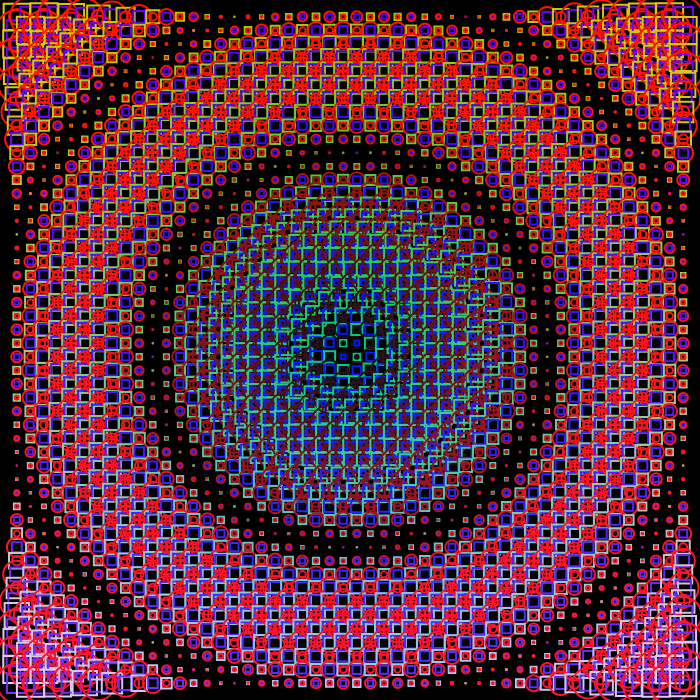
Frame 1 (no input)
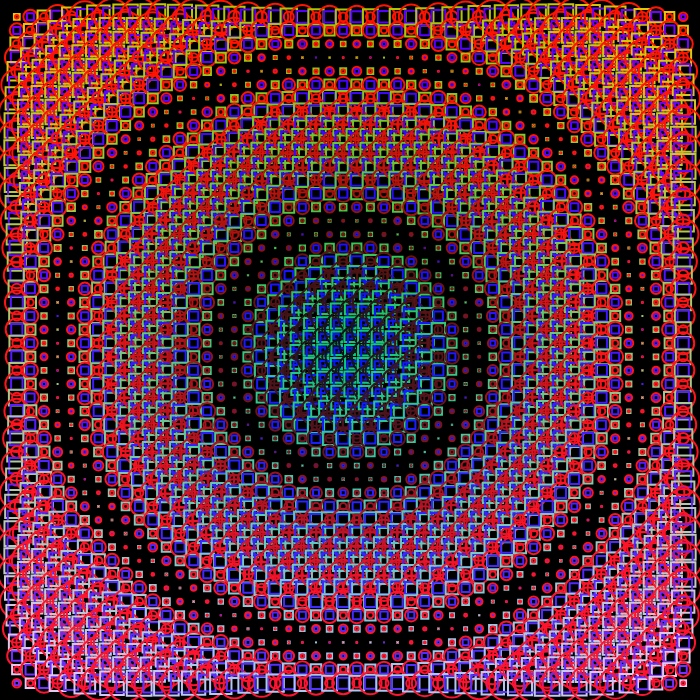
Frame 60 (no input)
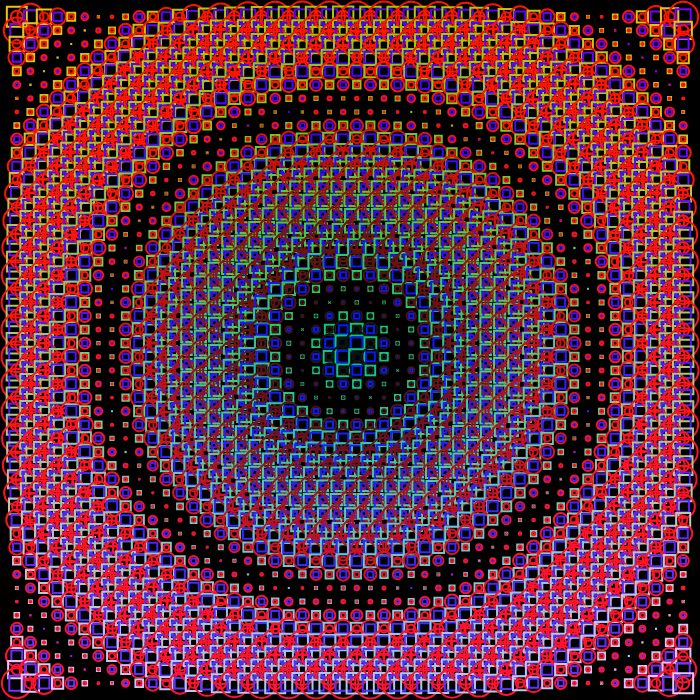
Frame 120 (the mouse pressed at the canvas centre since frame 60)

The p5.js sketch that drew these frames (run headless with seeded random() and noise() and a simulated clock; from frame 60 on, the mouse is pressed at the canvas centre):

// p5.js sketch
// ── sketch.js
// inspired by Sky's Ripple Wave

function setup() {
  createCanvas(700, 700);
  angleMode(DEGREES);
  rectMode(CENTER);
}

function draw() {
  background(0);
  ripple(1, 5, 50, 200, 255);
}

function ripple(frequency, myspeed, num, ramp1, ramp2) {
  let margin = 10;

  let mysize = (width - margin * 2) / num;

  for (let i = 0; i < num; i++) {
    for (let j = 0; j < num; j++) {
      let x = margin + mysize / 2 + i * mysize;
      let y = margin + mysize / 2 + j * mysize;

      f =
        sin(
          -frameCount * myspeed + dist(width / 2, width / 2, x, y) * frequency
        ) *
          myspeed +
        cos(-frameCount * myspeed);

      if ((i + j) % 2 == 0) {
        noFill();
        strokeWeight(2);
        stroke(dist(width / 2, width / 2, x, y) / 2, ramp1, j * 5);
        rect(x, y, (f * mysize) / 3);
        stroke(dist(width / 2, width / 2, x, y), 20, j);
        circle(x, y, (f * mysize) / 5);
      } else if ((i + j) % 2 == 1) {
        noFill();
        strokeWeight(2);
        stroke(dist(width / 2, width / 2, x, y) / 4, j, ramp2);
        rect(x, y, (f * mysize) / 4);
        stroke(dist(width / 2, width / 2, x, y), 20, j);
        circle(x, y, (f * mysize) / 2);
      }
    }
  }
}
